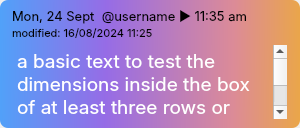
<?xml version="1.0" encoding="UTF-8"?>
<ui version="4.0">
 <class>CommentEditor</class>
 <widget class="QWidget" name="CommentEditor">
  <property name="geometry">
   <rect>
    <x>0</x>
    <y>0</y>
    <width>300</width>
    <height>128</height>
   </rect>
  </property>
  <property name="minimumSize">
   <size>
    <width>300</width>
    <height>0</height>
   </size>
  </property>
  <property name="maximumSize">
   <size>
    <width>900</width>
    <height>900</height>
   </size>
  </property>
  <property name="windowTitle">
   <string>Form</string>
  </property>
  <property name="styleSheet">
   <string notr="true">#container
{
	background-color: qlineargradient(spread:pad, x1:0, y1:0.523136, x2:1, y2:0.528409, stop:0 rgba(81, 161, 249, 255), stop:0.352273 rgba(150, 108, 230, 255), stop:0.778409 rgba(220, 139, 151, 255), stop:1 rgba(234, 166, 73, 255));

	color: white;

	border-radius: 8;
}


#container #mod_date_lbl
{
	color: &quot;#310FDA&quot;;
}



#container #body_txte
{
	color:  white;
	background-color: transparent;

	outline: 0px;
}</string>
  </property>
  <layout class="QVBoxLayout" name="verticalLayout">
   <property name="spacing">
    <number>0</number>
   </property>
   <property name="leftMargin">
    <number>0</number>
   </property>
   <property name="topMargin">
    <number>0</number>
   </property>
   <property name="rightMargin">
    <number>0</number>
   </property>
   <property name="bottomMargin">
    <number>0</number>
   </property>
   <item>
    <widget class="QWidget" name="container" native="true">
     <property name="maximumSize">
      <size>
       <width>16777215</width>
       <height>16777215</height>
      </size>
     </property>
     <layout class="QVBoxLayout" name="verticalLayout_3">
      <property name="spacing">
       <number>4</number>
      </property>
      <property name="leftMargin">
       <number>12</number>
      </property>
      <property name="topMargin">
       <number>8</number>
      </property>
      <property name="rightMargin">
       <number>12</number>
      </property>
      <property name="bottomMargin">
       <number>8</number>
      </property>
      <item>
       <layout class="QVBoxLayout" name="text_layout">
        <property name="spacing">
         <number>2</number>
        </property>
        <item>
         <widget class="QLabel" name="post_date_lbl">
          <property name="sizePolicy">
           <sizepolicy hsizetype="Minimum" vsizetype="Minimum">
            <horstretch>0</horstretch>
            <verstretch>0</verstretch>
           </sizepolicy>
          </property>
          <property name="maximumSize">
           <size>
            <width>16777215</width>
            <height>16</height>
           </size>
          </property>
          <property name="font">
           <font>
            <family>Inter</family>
            <pointsize>10</pointsize>
            <fontweight>DemiBold</fontweight>
           </font>
          </property>
          <property name="text">
           <string>Mon, 24 Sept  @username ► 11:35 am</string>
          </property>
         </widget>
        </item>
        <item>
         <widget class="QLabel" name="mod_date_lbl">
          <property name="sizePolicy">
           <sizepolicy hsizetype="Minimum" vsizetype="Minimum">
            <horstretch>0</horstretch>
            <verstretch>0</verstretch>
           </sizepolicy>
          </property>
          <property name="maximumSize">
           <size>
            <width>16777215</width>
            <height>16</height>
           </size>
          </property>
          <property name="font">
           <font>
            <family>Inter</family>
            <pointsize>8</pointsize>
            <fontweight>DemiBold</fontweight>
           </font>
          </property>
          <property name="text">
           <string>modified: 16/08/2024 11:25</string>
          </property>
         </widget>
        </item>
       </layout>
      </item>
      <item>
       <widget class="QPlainTextEdit" name="body_txte">
        <property name="font">
         <font>
          <family>Inter</family>
          <pointsize>14</pointsize>
         </font>
        </property>
        <property name="plainText">
         <string>a basic text to test the dimensions inside the box of at least three rows or maybe 4. This way is posssible to see the</string>
        </property>
       </widget>
      </item>
     </layout>
    </widget>
   </item>
  </layout>
 </widget>
 <resources/>
 <connections/>
</ui>
